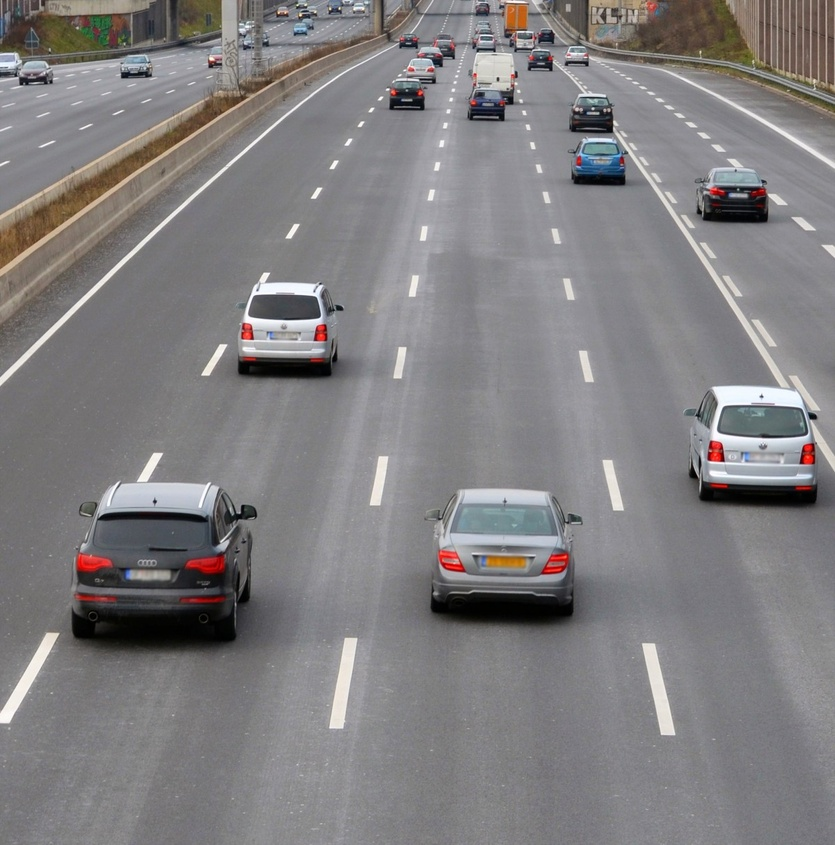
#> input picture Assignment_11/highway.jpg, 835 x 845 px, shrunk from 1200 x 1214 before the run
$ python cv_8.py
#> lines starting #> are read from the running program, lines starting #| are printed output that depends on the picture; after the words box and inside, x2 and y2 are one past the last pixel; in counts of white or black regions, pixels touching at a corner belong together
import cv2
import numpy as np

img = cv2.imread('./highway.jpg',0)
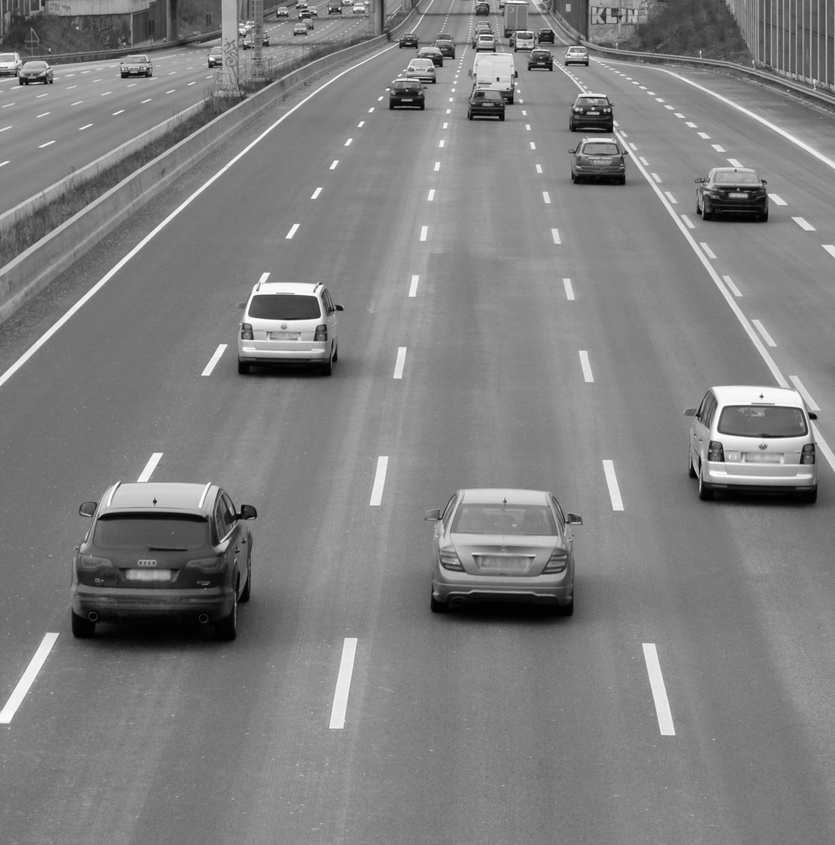
#> img: shape (845, 835); min 0, max 255, mean 127.7

threshold_value = 100

_, binary_threshold = cv2.threshold(
    img,
    threshold_value,
    255,
    cv2.THRESH_BINARY
)
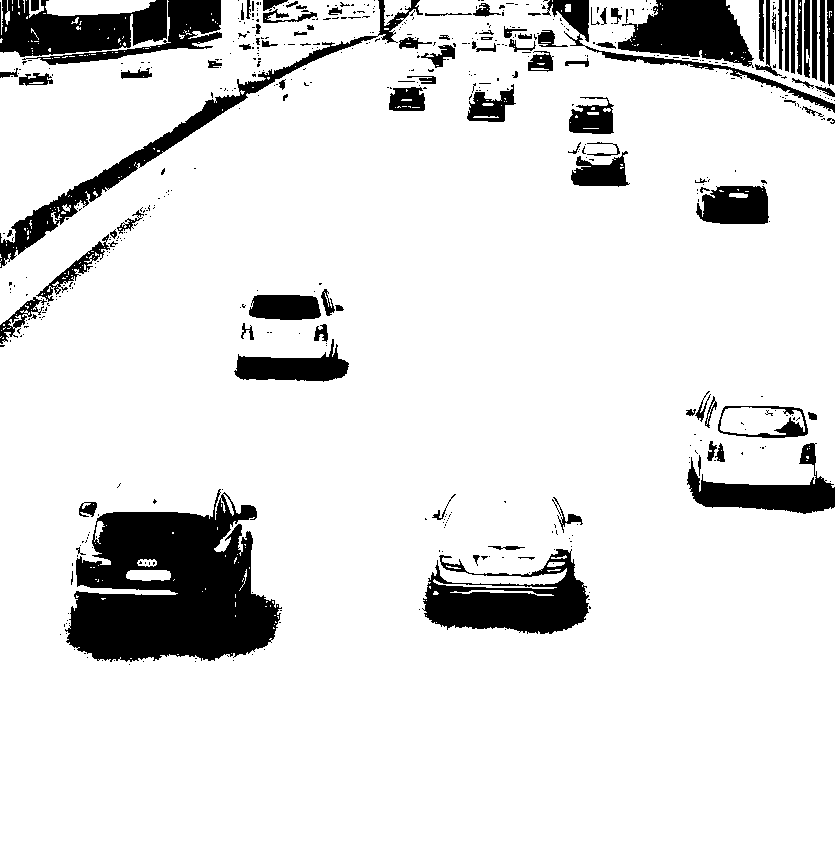
#> binary_threshold: shape (845, 835); 88.1% white; 546 black regions (440 under 20 px), largest, box (x1, y1, x2, y2) and area: (65, 489, 282, 662) 24344, (422, 549, 589, 634) 7763, (0, 0, 423, 268) 6516

cv2.imshow('Original', img)
cv2.imshow('Binary Threshold', binary_threshold)

cv2.waitKey(0)
cv2.destroyAllWindows()
